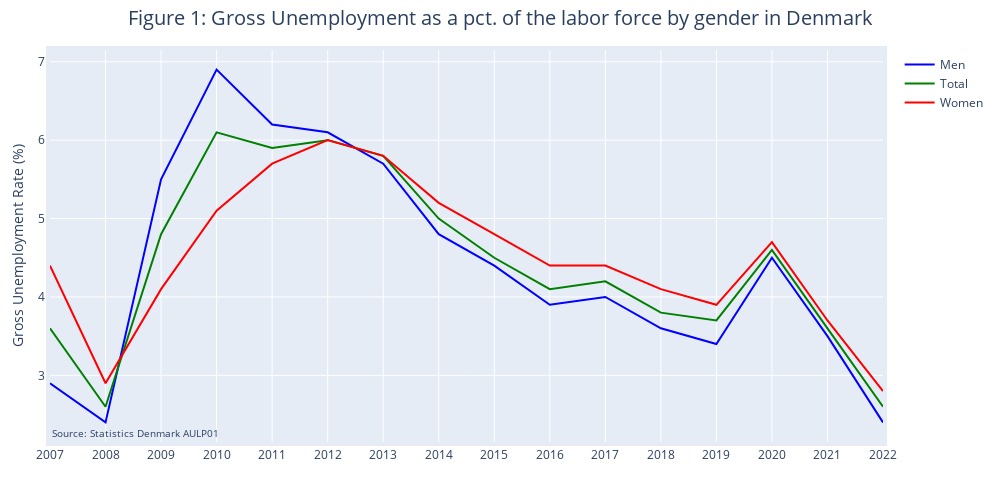

Notebook code cell kept with this figure:
### Code cell
# Define colors for each line
colors = {'Total': 'green', 'Men': 'blue', 'Women': 'red'}

# Group the data by the 'TOTAL GROSS EMPLOYMENT AND SEX' column
grouped = gross_unemployment.groupby('GENDER')

# Create a figure object
fig_1 = px.line(title='Figure 1: Gross Unemployment as a pct. of the labor force by gender in Denmark')

# Loop through the grouped data and add each group to the figure with the defined color
for name, group in grouped:
    fig_1.add_scatter(x=group['YEAR'], y=group['GROSS UNEMPLOYMENT RATE (%)'], mode='lines', name=name, line=dict(color=colors[name]))

# Update the layout of the figure
fig_1.update_layout(xaxis_title='', yaxis_title='Gross Unemployment Rate (%)', title_font=dict(size=20), 
                  title_x=0.5, margin=dict(l=50, r=50, b=50, t=50, pad=4), hovermode='x unified',
                  xaxis=dict(tickmode='linear', dtick=1),
                  height = 500, width = 1000)

# Add a text box for the source
fig_1.add_annotation(text='Source: Statistics Denmark AULP01', xref='paper', yref='paper', x=0, y=0, showarrow=False, font=dict(size=10))

# Show the interactive plot
fig_1.show()

### Figure 1 — Plotly figure (JSON) as saved in the notebook; plotly's stock layout.template omitted (floating-point values rounded to 4 significant figures)
{"data": [{"hovertemplate": "<extra></extra>", "legendgroup": "", "line": {"color": "#636efa", "dash": "solid"}, "marker": {"symbol": "circle"}, "mode": "lines", "name": "", "orientation": "v", "showlegend": false, "type": "scatter", "xaxis": "x", "yaxis": "y"}, {"line": {"color": "blue"}, "mode": "lines", "name": "Men", "type": "scatter", "x": [2007, 2008, 2009, 2010, 2011, 2012, 2013, 2014, 2015, 2016, 2017, 2018, 2019, 2020, 2021, 2022], "y": [2.9, 2.4, 5.5, 6.9, 6.2, 6.1, 5.7, 4.8, 4.4, 3.9, 4, 3.6, 3.4, 4.5, 3.5, 2.4]}, {"line": {"color": "green"}, "mode": "lines", "name": "Total", "type": "scatter", "x": [2007, 2008, 2009, 2010, 2011, 2012, 2013, 2014, 2015, 2016, 2017, 2018, 2019, 2020, 2021, 2022], "y": [3.6, 2.6, 4.8, 6.1, 5.9, 6, 5.8, 5, 4.5, 4.1, 4.2, 3.8, 3.7, 4.6, 3.6, 2.6]}, {"line": {"color": "red"}, "mode": "lines", "name": "Women", "type": "scatter", "x": [2007, 2008, 2009, 2010, 2011, 2012, 2013, 2014, 2015, 2016, 2017, 2018, 2019, 2020, 2021, 2022], "y": [4.4, 2.9, 4.1, 5.1, 5.7, 6, 5.8, 5.2, 4.8, 4.4, 4.4, 4.1, 3.9, 4.7, 3.7, 2.8]}], "layout": {"annotations": [{"font": {"size": 10}, "showarrow": false, "text": "Source: Statistics Denmark AULP01", "x": 0, "xref": "paper", "y": 0, "yref": "paper"}], "height": 500, "hovermode": "x unified", "legend": {"tracegroupgap": 0}, "margin": {"b": 50, "l": 50, "pad": 4, "r": 50, "t": 50}, "title": {"font": {"size": 20}, "text": "Figure 1: Gross Unemployment as a pct. of the labor force by gender in Denmark", "x": 0.5}, "width": 1000, "xaxis": {"anchor": "y", "domain": [0, 1], "dtick": 1, "tickmode": "linear", "title": {"text": ""}}, "yaxis": {"anchor": "x", "domain": [0, 1], "title": {"text": "Gross Unemployment Rate (%)"}}}}
